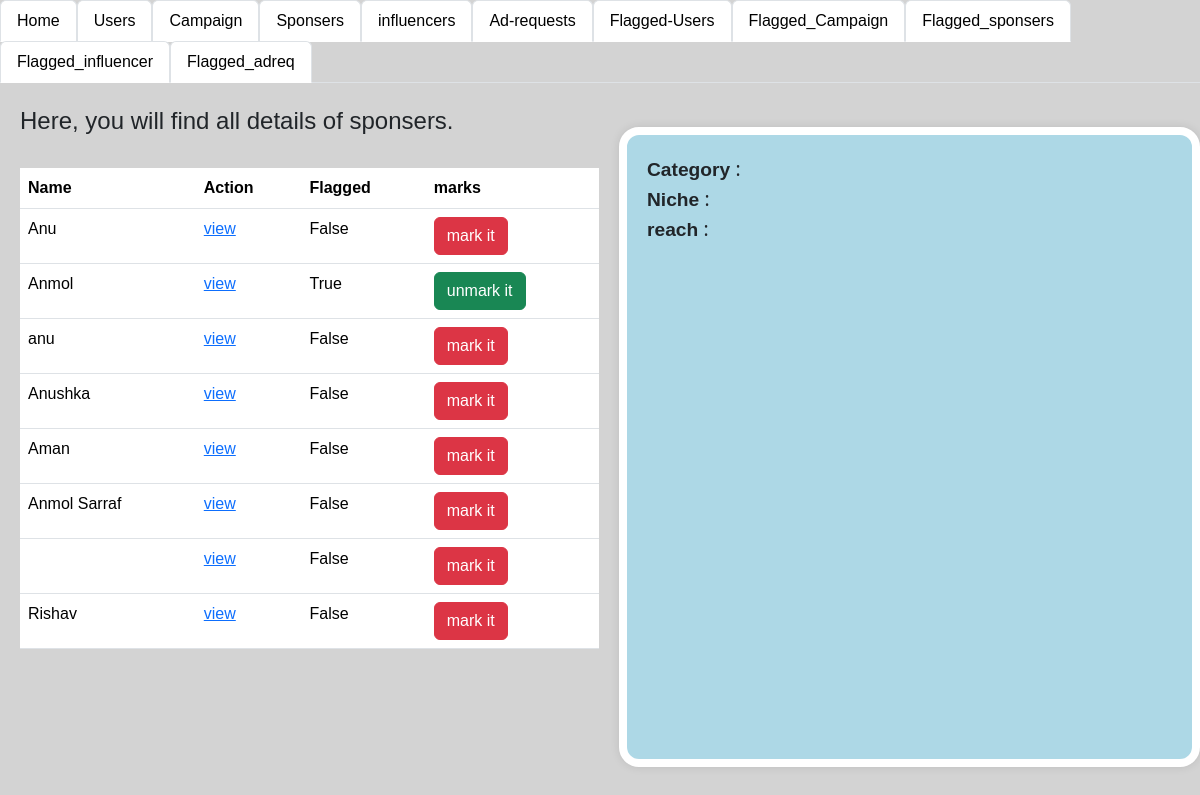
/admin_info, run on an earlier commit of the app's database.
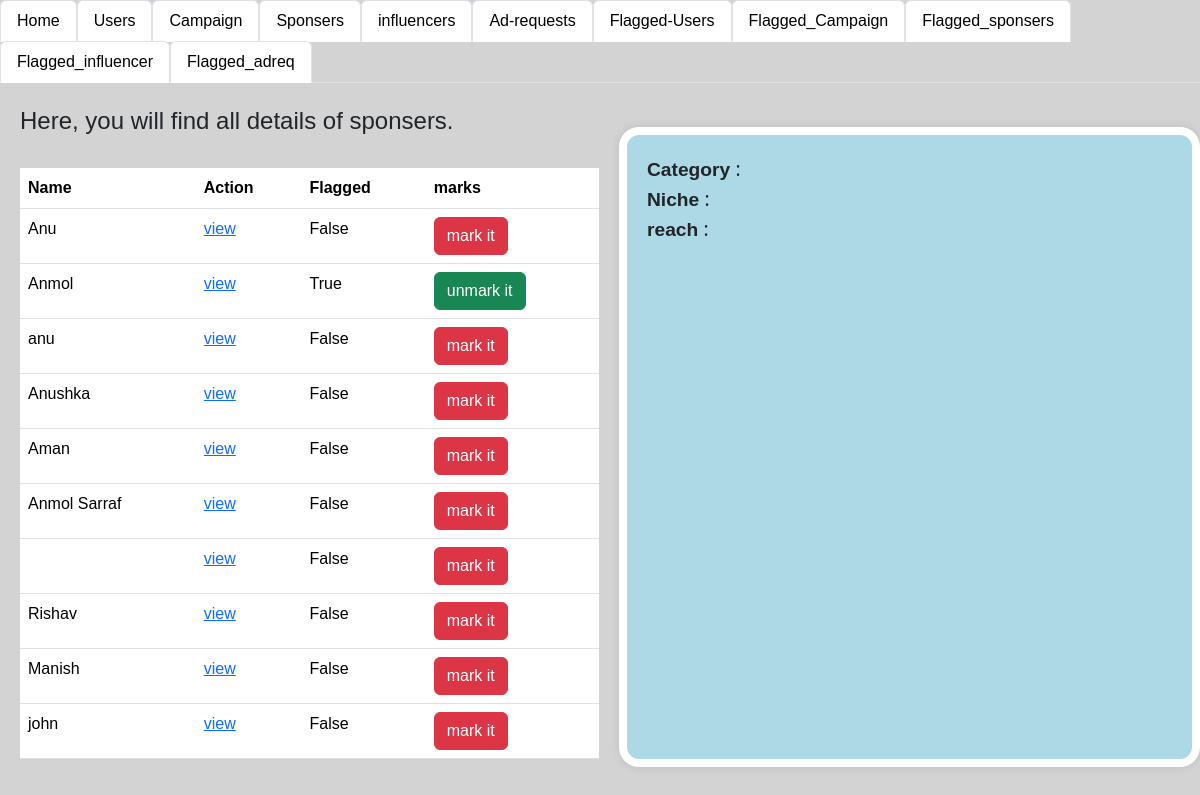
And on a later commit of the database.
### app.py (models this page shows)
class influencer(db.Model):
    __tablename__='influcener'
    influencer_id=db.Column(db.Integer,primary_key=True,autoincrement=True)
    name=db.Column(db.String,db.ForeignKey(user.username))
    Category=db.Column(db.String)
    Niche=db.Column(db.String)
    reach=db.Column(db.Integer)
    user_id=db.Column(db.Integer,db.ForeignKey(user.user_id))
    photo_path = db.Column(db.String)
    flagged_info=db.Column(db.Boolean, default=False)

### app.py (the view)
@app.route("/admin_info",methods=["GET"])
def admin_info():
    infodata=db.session.query(influencer).all()
    info12=None
    return render_template("admin_info.html",infodata=infodata,info12=info12)

### templates/admin_info.html (shortened to what this page needs)
<!DOCTYPE html>
<html lang="en">
<head>
    <link rel="stylesheet" href="\static\style.css">
    <link href="https://cdn.jsdelivr.net/npm/bootstrap@5.3.3/dist/css/bootstrap.min.css" rel="stylesheet">
</head>
<body style="background-color: lightgray;">
  <ul class="nav nav-tabs">
    <li class="nav-item">
      <a class="nav-link active" aria-current="page" href="/login">Home</a>
    </li>
    <li class="nav-item">
      <a class="nav-link active" aria-current="page" href="/login_users">Users</a>
    </li>
    <li class="nav-item">
      <a class="nav-link active" aria-current="page" href="/login_camp" >Campaign</a>
    </li>
    <li class="nav-item">
      <a class="nav-link active" aria-current="page" href="/admin_spons" >Sponsers</a>
    </li>
    <li class="nav-item">
      <a class="nav-link active" aria-current="page" href="/admin_info" >influencers</a>
    </li>
    <li class="nav-item">
      <a class="nav-link active" aria-current="page" href="/admin_adreq" >Ad-requests</a>
  </li>
  <li class="nav-item">
    <a class="nav-link active" aria-current="page" href="/login_users/flag">Flagged-Users</a>
  </li>
    <li class="nav-item">
      <a class="nav-link active" aria-current="page" href="/login_camp/flag" >Flagged_Campaign</a>
    </li>
    <li class="nav-item">
      <a class="nav-link active" aria-current="page" href="/login_spons/flag" >Flagged_sponsers</a>
    </li>
    <li class="nav-item">
      <a class="nav-link active" aria-current="page" href="/admin_info/flag" >Flagged_influencer</a>
    </li>
    <li class="nav-item">
      <a class="nav-link active" aria-current="page" href="/admin_adreq/flag" >Flagged_adreq</a>
    </li>
  </ul>
  <div class="seperate">
    <div style="width: 50%; margin-left: 20px;">
        <h4>Here, you will find all details of sponsers.</h4><br>
        <table class="table table-hover">
          <tr>
            <th>Name</th>
            <th>Action</th>
            <th>Flagged</th>
            <th>marks</th>
          </tr>
            {% for i in infodata %}
          <tr>
            <td>{{i.name}}</td>
            <td><a href="/admin_info/{{i.influencer_id}}">view</a></td>
            <td>{{i.flagged_info}}</td>
            {% if i.flagged_info == false %}
            <td><a class="btn btn-danger" href="/admin_info_flag/{{i.influencer_id}}">mark it</a></td>
            {% else %}
            <td><a class="btn btn-success" href="/admin_info_flag_false/{{i.influencer_id}}">unmark it</a></td>
            {% endif %}
        </tr>
            {% endfor %}
        </table>
    </div >
    <div class="admin_camp_details">
     <b> Category </b>: {{info12.Category }}<br>
     <b> Niche </b>: {{info12.Niche}}<br>
     <b> reach </b>: {{info12.reach}}<br>
    </div>
  </div>
</body>
</html>

What changed in the data, as far as the page shows it:
added influencer: name "Manish", flagged_info "False"
added influencer: name "john", flagged_info "False"
